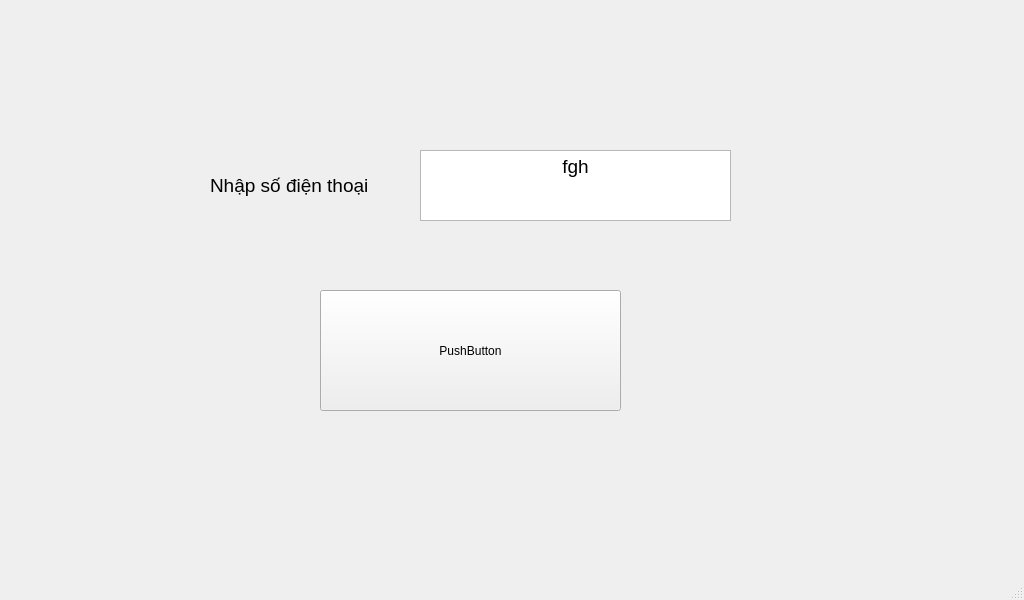
<?xml version="1.0" encoding="UTF-8"?>
<ui version="4.0">
 <class>MainWindow</class>
 <widget class="QMainWindow" name="MainWindow">
  <property name="geometry">
   <rect>
    <x>0</x>
    <y>0</y>
    <width>1024</width>
    <height>600</height>
   </rect>
  </property>
  <property name="windowTitle">
   <string>MainWindow</string>
  </property>
  <widget class="QWidget" name="centralwidget">
   <widget class="QPushButton" name="pushButton">
    <property name="geometry">
     <rect>
      <x>320</x>
      <y>290</y>
      <width>301</width>
      <height>121</height>
     </rect>
    </property>
    <property name="text">
     <string>PushButton</string>
    </property>
   </widget>
   <widget class="QTextEdit" name="textEdit">
    <property name="geometry">
     <rect>
      <x>420</x>
      <y>150</y>
      <width>311</width>
      <height>71</height>
     </rect>
    </property>
    <property name="html">
     <string>&lt;!DOCTYPE HTML PUBLIC &quot;-//W3C//DTD HTML 4.0//EN&quot; &quot;http://www.w3.org/TR/REC-html40/strict.dtd&quot;&gt;
&lt;html&gt;&lt;head&gt;&lt;meta name=&quot;qrichtext&quot; content=&quot;1&quot; /&gt;&lt;style type=&quot;text/css&quot;&gt;
p, li { white-space: pre-wrap; }
&lt;/style&gt;&lt;/head&gt;&lt;body style=&quot; font-family:'MS Shell Dlg 2'; font-size:7.8pt; font-weight:400; font-style:normal;&quot;&gt;
&lt;p align=&quot;center&quot; style=&quot; margin-top:0px; margin-bottom:0px; margin-left:0px; margin-right:0px; -qt-block-indent:0; text-indent:0px;&quot;&gt;&lt;span style=&quot; font-size:14pt;&quot;&gt;fgh&lt;/span&gt;&lt;/p&gt;&lt;/body&gt;&lt;/html&gt;</string>
    </property>
   </widget>
   <widget class="QLabel" name="label">
    <property name="geometry">
     <rect>
      <x>210</x>
      <y>150</y>
      <width>201</width>
      <height>71</height>
     </rect>
    </property>
    <property name="lineWidth">
     <number>1</number>
    </property>
    <property name="text">
     <string>&lt;html&gt;&lt;head/&gt;&lt;body&gt;&lt;p&gt;&lt;span style=&quot; font-size:14pt;&quot;&gt;Nhập số điện thoại&lt;/span&gt;&lt;/p&gt;&lt;/body&gt;&lt;/html&gt;</string>
    </property>
   </widget>
  </widget>
  <widget class="QStatusBar" name="statusbar"/>
  <widget class="QMenuBar" name="menubar">
   <property name="geometry">
    <rect>
     <x>0</x>
     <y>0</y>
     <width>1024</width>
     <height>26</height>
    </rect>
   </property>
  </widget>
 </widget>
 <resources/>
 <connections/>
</ui>
